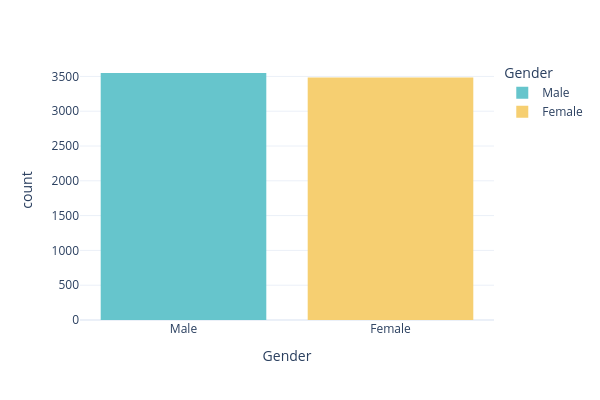
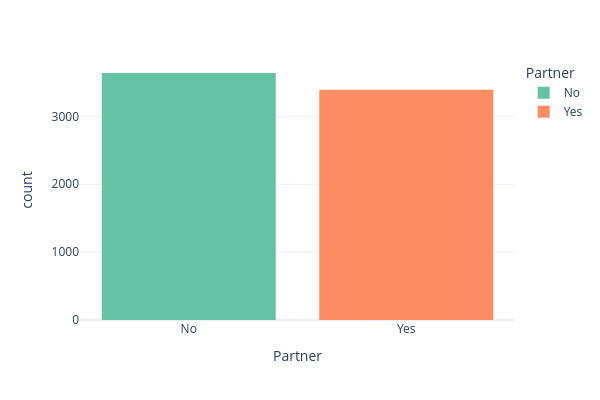
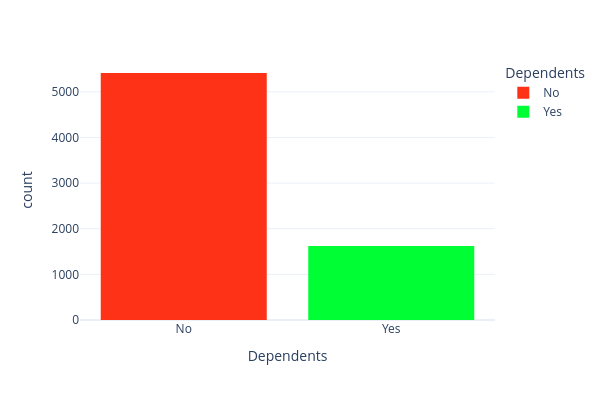
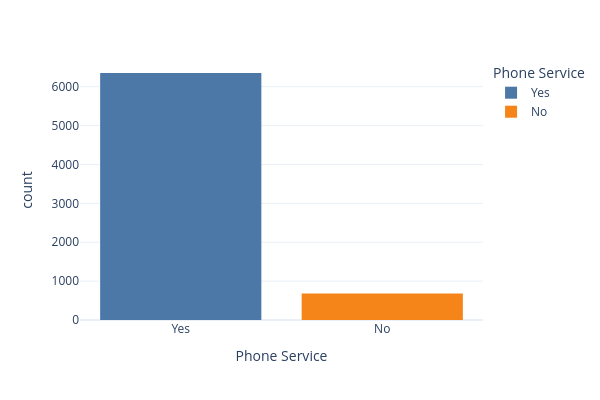

Notebook source saved alongside these figures, in order:
### Code cell
for col in categorical_columns:
    plot = px.histogram(data_frame=data, x=col, color=col, color_discrete_sequence=random.choice(color_palettes),
                        width=600, height=400, template="plotly_white")
    plot.show()

### Figure 1 — Plotly figure (JSON) as saved in the notebook; plotly's stock layout.template omitted (floating-point values rounded to 4 significant figures; data arrays with more than 128 entries replaced by an {"elided": "..."} marker saying what was removed)
{"data": [{"bingroup": "x", "hovertemplate": "Gender=%{x}<br>count=%{y}<extra></extra>", "legendgroup": "Male", "marker": {"color": "rgb(102, 197, 204)", "pattern": {"shape": ""}}, "name": "Male", "orientation": "v", "showlegend": true, "type": "histogram", "x": {"elided": "3549 str values"}, "xaxis": "x", "yaxis": "y"}, {"bingroup": "x", "hovertemplate": "Gender=%{x}<br>count=%{y}<extra></extra>", "legendgroup": "Female", "marker": {"color": "rgb(246, 207, 113)", "pattern": {"shape": ""}}, "name": "Female", "orientation": "v", "showlegend": true, "type": "histogram", "x": {"elided": "3483 str values"}, "xaxis": "x", "yaxis": "y"}], "layout": {"barmode": "relative", "height": 400, "legend": {"title": {"text": "Gender"}, "tracegroupgap": 0}, "margin": {"t": 60}, "width": 600, "xaxis": {"anchor": "y", "categoryarray": ["Male", "Female"], "categoryorder": "array", "domain": [0, 1], "title": {"text": "Gender"}}, "yaxis": {"anchor": "x", "domain": [0, 1], "title": {"text": "count"}}}}

### Figure 2 — Plotly figure (JSON) as saved in the notebook; plotly's stock layout.template omitted (floating-point values rounded to 4 significant figures; data arrays with more than 128 entries replaced by an {"elided": "..."} marker saying what was removed)
{"data": [{"bingroup": "x", "hovertemplate": "Partner=%{x}<br>count=%{y}<extra></extra>", "legendgroup": "No", "marker": {"color": "rgb(102,194,165)", "pattern": {"shape": ""}}, "name": "No", "orientation": "v", "showlegend": true, "type": "histogram", "x": {"elided": "3639 str values"}, "xaxis": "x", "yaxis": "y"}, {"bingroup": "x", "hovertemplate": "Partner=%{x}<br>count=%{y}<extra></extra>", "legendgroup": "Yes", "marker": {"color": "rgb(252,141,98)", "pattern": {"shape": ""}}, "name": "Yes", "orientation": "v", "showlegend": true, "type": "histogram", "x": {"elided": "3393 str values"}, "xaxis": "x", "yaxis": "y"}], "layout": {"barmode": "relative", "height": 400, "legend": {"title": {"text": "Partner"}, "tracegroupgap": 0}, "margin": {"t": 60}, "width": 600, "xaxis": {"anchor": "y", "categoryarray": ["No", "Yes"], "categoryorder": "array", "domain": [0, 1], "title": {"text": "Partner"}}, "yaxis": {"anchor": "x", "domain": [0, 1], "title": {"text": "count"}}}}

### Figure 3 — Plotly figure (JSON) as saved in the notebook; plotly's stock layout.template omitted (floating-point values rounded to 4 significant figures; data arrays with more than 128 entries replaced by an {"elided": "..."} marker saying what was removed)
{"data": [{"bingroup": "x", "hovertemplate": "Dependents=%{x}<br>count=%{y}<extra></extra>", "legendgroup": "No", "marker": {"color": "#FD3216", "pattern": {"shape": ""}}, "name": "No", "orientation": "v", "showlegend": true, "type": "histogram", "x": {"elided": "5412 str values"}, "xaxis": "x", "yaxis": "y"}, {"bingroup": "x", "hovertemplate": "Dependents=%{x}<br>count=%{y}<extra></extra>", "legendgroup": "Yes", "marker": {"color": "#00FE35", "pattern": {"shape": ""}}, "name": "Yes", "orientation": "v", "showlegend": true, "type": "histogram", "x": {"elided": "1620 str values"}, "xaxis": "x", "yaxis": "y"}], "layout": {"barmode": "relative", "height": 400, "legend": {"title": {"text": "Dependents"}, "tracegroupgap": 0}, "margin": {"t": 60}, "width": 600, "xaxis": {"anchor": "y", "categoryarray": ["No", "Yes"], "categoryorder": "array", "domain": [0, 1], "title": {"text": "Dependents"}}, "yaxis": {"anchor": "x", "domain": [0, 1], "title": {"text": "count"}}}}

### Figure 4 — Plotly figure (JSON) as saved in the notebook; plotly's stock layout.template omitted (floating-point values rounded to 4 significant figures; data arrays with more than 128 entries replaced by an {"elided": "..."} marker saying what was removed)
{"data": [{"bingroup": "x", "hovertemplate": "Phone Service=%{x}<br>count=%{y}<extra></extra>", "legendgroup": "Yes", "marker": {"color": "#4C78A8", "pattern": {"shape": ""}}, "name": "Yes", "orientation": "v", "showlegend": true, "type": "histogram", "x": {"elided": "6352 str values"}, "xaxis": "x", "yaxis": "y"}, {"bingroup": "x", "hovertemplate": "Phone Service=%{x}<br>count=%{y}<extra></extra>", "legendgroup": "No", "marker": {"color": "#F58518", "pattern": {"shape": ""}}, "name": "No", "orientation": "v", "showlegend": true, "type": "histogram", "x": {"elided": "680 str values"}, "xaxis": "x", "yaxis": "y"}], "layout": {"barmode": "relative", "height": 400, "legend": {"title": {"text": "Phone Service"}, "tracegroupgap": 0}, "margin": {"t": 60}, "width": 600, "xaxis": {"anchor": "y", "categoryarray": ["Yes", "No"], "categoryorder": "array", "domain": [0, 1], "title": {"text": "Phone Service"}}, "yaxis": {"anchor": "x", "domain": [0, 1], "title": {"text": "count"}}}}
